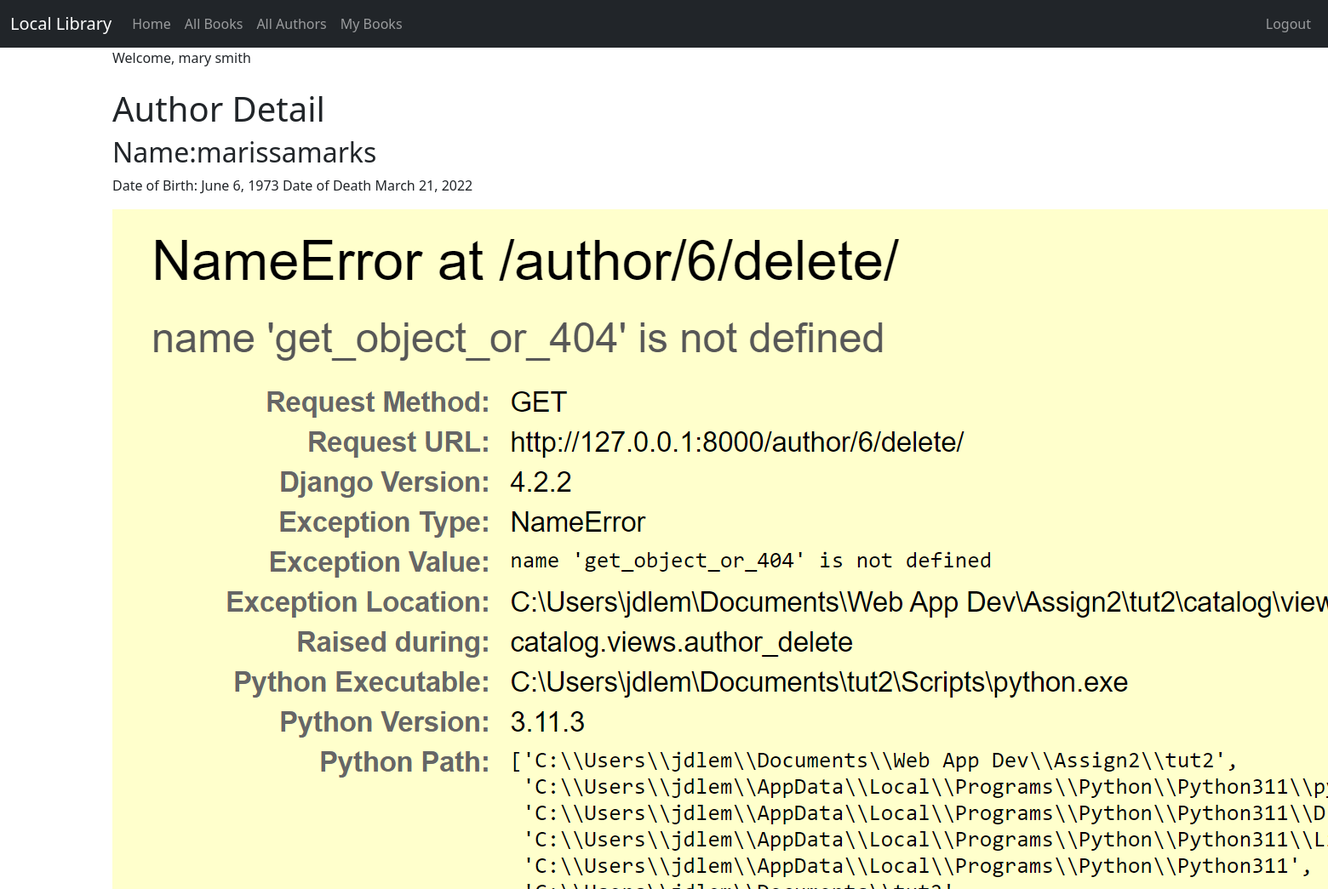
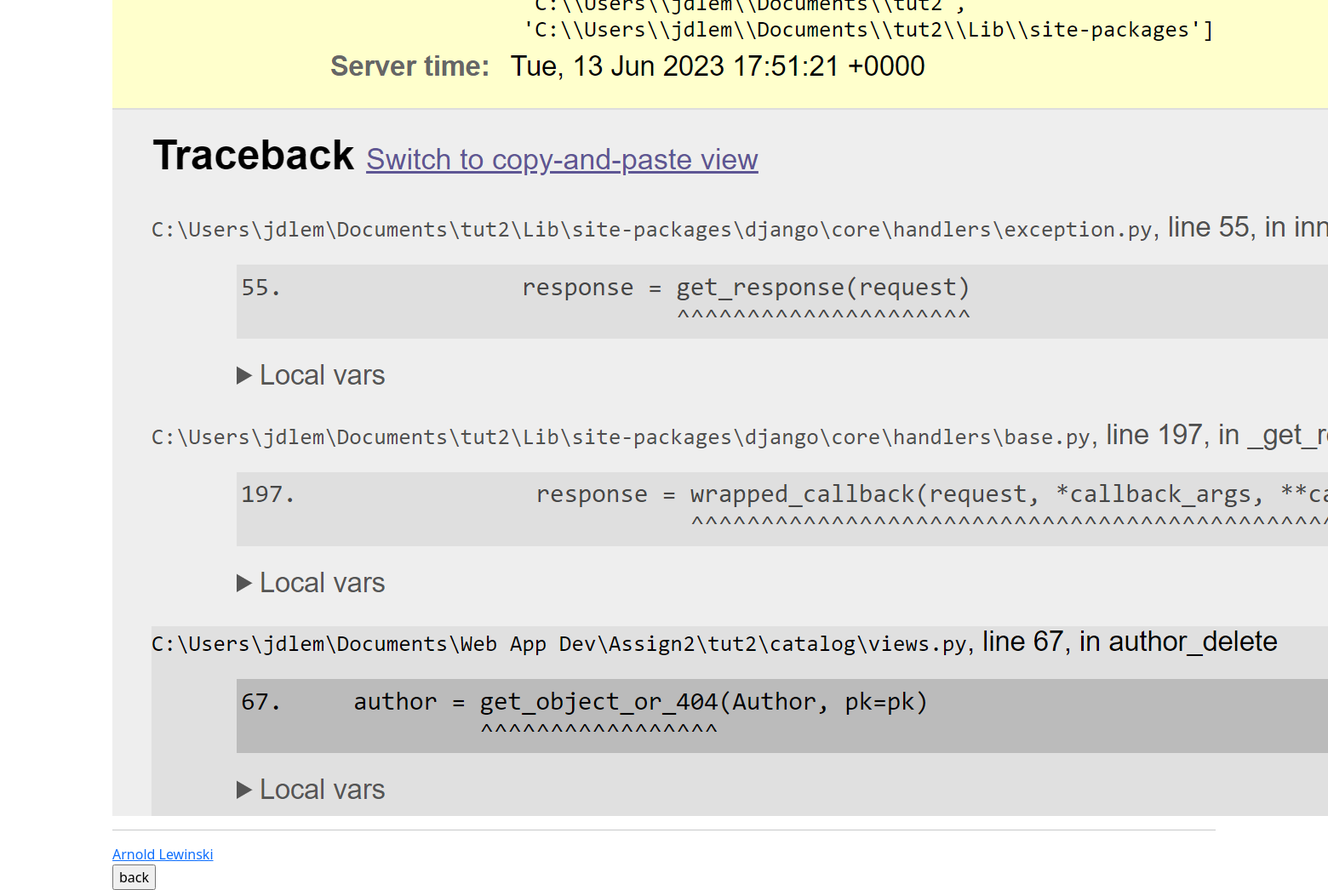
The app's page /author_detail/3 (signed in) with its own data (2 pictures, top to bottom).
### catalog/models.py (models this page shows, shortened)
class Author(models.Model):
    first_name = models.CharField(max_length=100)
    last_name = models.CharField(max_length=100)
    date_of_birth = models.DateField(null=True, blank=True)
    date_of_death = models.DateField('Died', null=True, blank=True)
    author_image = models.ImageField(upload_to='images/', null=True, blank=True)
    class Meta:
        ordering = ['last_name', 'first_name']

class Book(models.Model):
    title = models.CharField(max_length=200)
    author = models.ForeignKey('Author', on_delete=models.RESTRICT, null=True)
    summary = models.TextField(max_length=1000, help_text='Enter a brief description of the book')
    isbn = models.CharField('ISBN', max_length=13, unique=True,
                            help_text='13 Character <a href="https://www.isbn-international.org/content/what-isbn">ISBN number</a>')
    genre = models.ManyToManyField(Genre, help_text='Select a genre for this book')
    book_image = models.ImageField(upload_to='images/', null=True, blank=True)
    def __str__(self):
        return self.title

### catalog/views.py (the view)
# urls.py: path('author_detail/<int:pk>', views.AuthorDetailView.as_view(), name='author_detail'),
class AuthorDetailView(LoginRequiredMixin, generic.DetailView):
    model = Author

### catalog/templates/catalog/author_detail.html (shortened to what this page needs)
{% extends "catalog/base.html" %}
{% block content %}
  <h1>Author Detail</h1>
    <h2>Name:{{ author.first_name }}{{ author.last_name }}</h2>
    <p>Date of Birth: {{ author.date_of_birth}} Date of Death {{author.date_of_death }}</p>
    <div>
    {% if author.author_image %}
        <img src="{{ author.author_image.url }}">
    {% endif %}
    </div>
    {% for book in author.book_set.all %}
        <hr>
        <a href="{%  url 'book_detail' book.pk %}">{{book}}</a>
    {% endfor %}
<form>
    <input type="button" value="back" onclick="history.back()">
</form>
{% endblock %}

### catalog/templates/catalog/base.html (shortened to what this page needs)
<!doctype html>
<html lang="en">
<head>
    <link href="https://cdn.jsdelivr.net/npm/bootstrap@5.3.0-alpha1/dist/css/bootstrap.min.css" rel="stylesheet"
>
</head>
<body>
<nav class="navbar navbar-expand-lg navbar-dark bg-dark">
    <div class="container-fluid">
        <a class="navbar-brand" href="{% url 'index' %}">Local Library</a>
        <div class="collapse navbar-collapse" id="navbarSupportedContent">
            <ul class="navbar-nav me-auto mb-2 mb-lg-0">
                <li class="nav-item">
                    <a class="nav-link" href="{% url 'index' %}">Home</a>
                </li>
                <li class="nav-item">
                    <a class="nav-link" href="{% url 'book_list' %}">All Books</a>
                </li>
                <li class="nav-item">
                    <a class="nav-link" href="{% url 'author_list' %}">All Authors</a>
                </li>
                {% if user.is_authenticated %}
                <li><a class="nav-link" href="{% url 'my_books' %}">My Books</a></li>
                {% endif %}
            </ul>
        </div>
    <ul class="nav navbar-nav ml-auto">
        {% if user.is_authenticated %}
            <li><a class="nav-link" href="{% url 'logout' %}">Logout</a>
            </li>
        {% else %}
            <li><a class="nav-link" href="{% url 'login' %}"><span class="glyphicon glyphicon-log-in"></span>Login</a>
            </li>
            <li><a class="nav-link" href="{% url 'register' %}"><span class="glyphicon glyphicon-log-in"></span>Sign Up</a>
        </li>
        {% endif %}
    </ul>
    </div>
</nav>
<div class="container">
    {% if user.is_authenticated %}
        Welcome, {{ user.first_name }} {{ user.last_name }}
    {% endif %}
</div>
<div class="container">
    <br/>
    {% block content %}
    {% endblock %}
</div>
</body>
</html>

### records on screen
Author: first_name "marissa", last_name "marks", date_of_birth "June 6, 1973", date_of_death "March 21, 2022", author_image (picture)
Book: title "Arnold Lewinski"

### other values on screen
{{ user.first_name }} "mary"
{{ user.last_name }} "smith"
